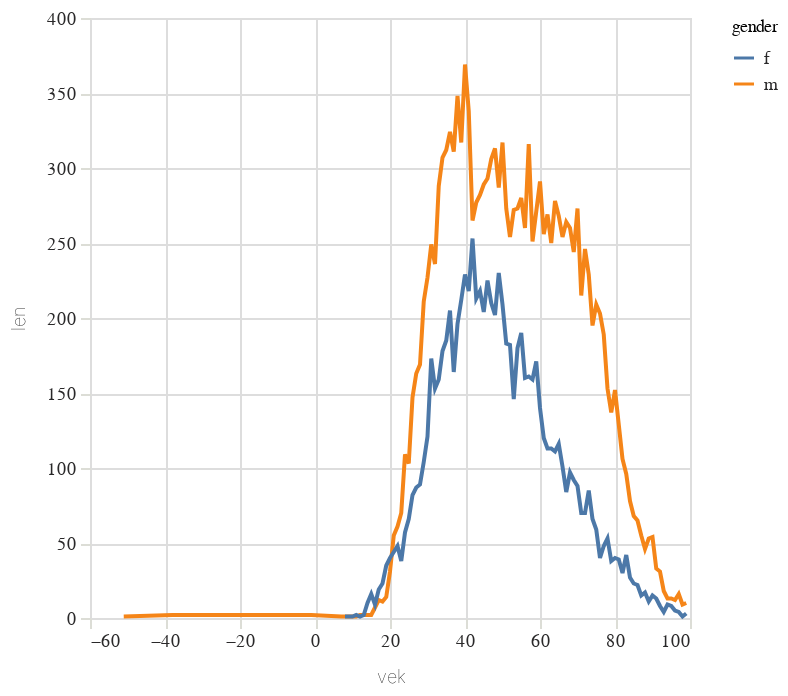

The code cell stored with this chart in its notebook:
### Markdown cell above
## Věková struktura

### Code cell
alt.Chart(
    pl.concat([ceske_romany, ceske_kratke]).group_by(["gender","vek"]).len().sort(by="vek").filter(pl.col('gender').is_in(['m','f'])).to_pandas()
).mark_line().encode(alt.X("vek"),alt.Y("len"),alt.Color("gender"))

### Figure 1 — Vega-Lite specification as saved in the notebook (floating-point values rounded to 4 significant figures; data arrays with more than 128 entries replaced by an {"elided": "..."} marker saying what was removed)
{"config": {"title": {"font": "Noticia Text", "fontSize": 11.5, "anchor": "start", "lineHeight": 19, "fontWeight": "bolder", "subtitleFont": "Noticia Text", "subtitleFontSize": 10, "subtitleLineHeight": 15, "subtitlePadding": 10, "dy": -10, "color": "#292829", "subtitleColor": "#292829"}, "axis": {"labelFont": "Asap", "titleFont": "Asap", "fontWeight": "lighter", "titleFontWeight": "lighter", "labelFontSize": 9, "titleFontSize": 9, "labelPadding": 2, "titlePadding": 9, "domainOpacity": 0, "tickColor": "#DCDDD6", "labelColor": "#292829"}, "legend": {"labelFont": "Asap", "labelFontWeight": "normal", "titleFont": "Asap", "titleFontWeight": "normal", "labelFontSize": 9, "titleFontSize": 9, "labelColor": "#292829"}}, "data": {"name": "data-615d105e67bf0b6f7c36dc1927add1e3"}, "mark": {"type": "line"}, "encoding": {"color": {"field": "gender", "type": "nominal"}, "x": {"field": "vek", "type": "quantitative"}, "y": {"field": "len", "type": "quantitative"}}, "$schema": "https://vega.github.io/schema/vega-lite/v5.8.0.json", "datasets": {"data-615d105e67bf0b6f7c36dc1927add1e3": {"elided": "183 records"}}}
